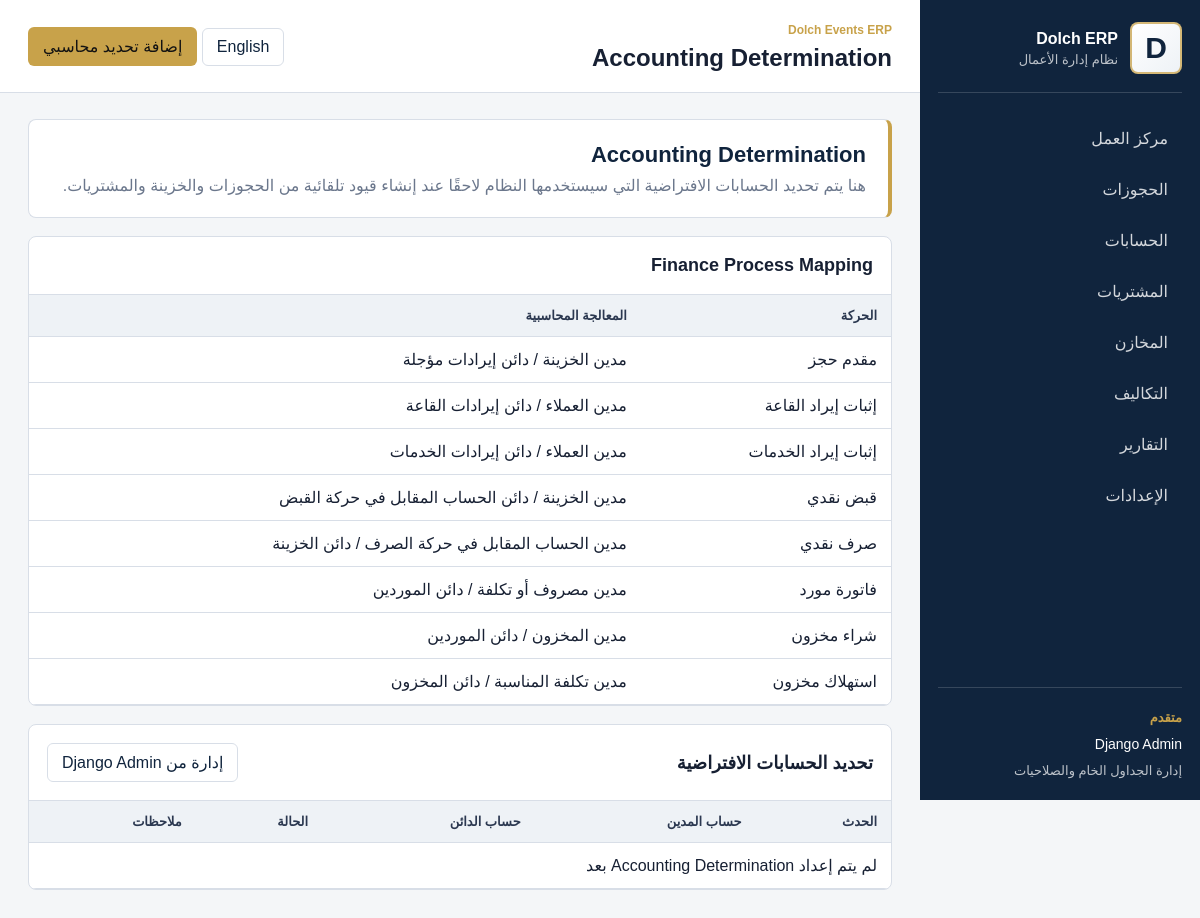
The app's page /accounting/determination/, older data.
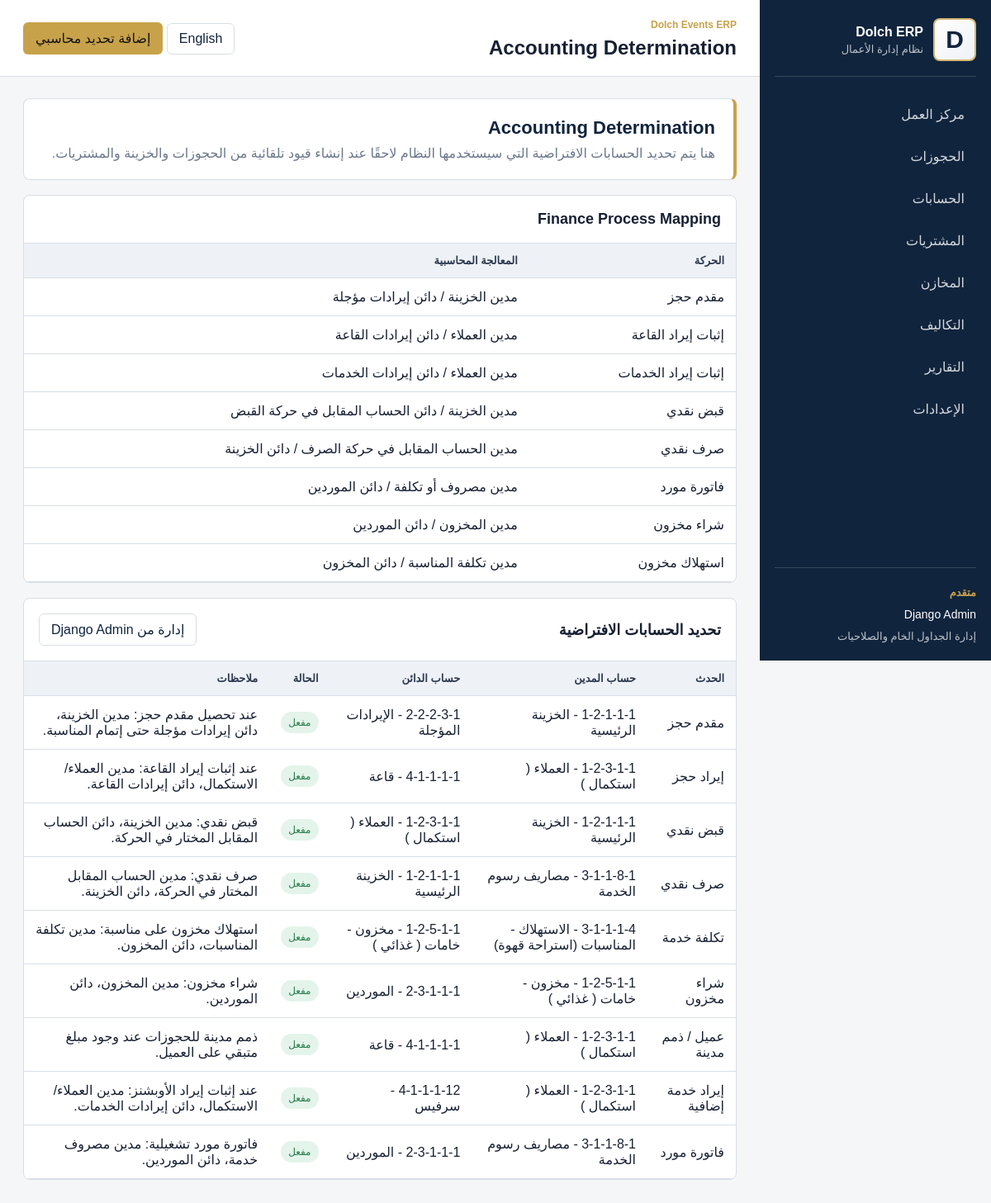
The same page, newer data.
### accounting/models.py (models this page shows, shortened)
class AccountingDetermination(models.Model):
    class EventType(models.TextChoices):
        BOOKING_DEPOSIT = "booking_deposit", "مقدم حجز"
        BOOKING_REVENUE = "booking_revenue", "إيراد حجز"
        SERVICE_REVENUE = "service_revenue", "إيراد خدمة إضافية"
        RECEIVABLE = "receivable", "عميل / ذمم مدينة"
        SUPPLIER_INVOICE = "supplier_invoice", "فاتورة مورد"
        CASH_IN = "cash_in", "قبض نقدي"
        CASH_OUT = "cash_out", "صرف نقدي"
        INVENTORY_PURCHASE = "inventory_purchase", "شراء مخزون"
        COST_OF_SERVICE = "cost_of_service", "تكلفة خدمة"
    event_type = models.CharField(
        max_length=40,
        choices=EventType.choices,
        unique=True,
        verbose_name="الحدث المحاسبي",
    )
    debit_account = models.ForeignKey(
        Account,
        on_delete=models.PROTECT,
        related_name="determination_debits",
        verbose_name="حساب المدين الافتراضي",
    )
    credit_account = models.ForeignKey(
        Account,
        on_delete=models.PROTECT,
        related_name="determination_credits",
        verbose_name="حساب الدائن الافتراضي",
    )
    is_active = models.BooleanField(default=True, verbose_name="مفعل")
    notes = models.TextField(blank=True, verbose_name="ملاحظات")
    class Meta:
        verbose_name = "تحديد محاسبي"
        verbose_name_plural = "Accounting Determination"
        ordering = ["event_type"]

class Account(models.Model):
    class AccountType(models.TextChoices):
        ASSET = "asset", "أصول"
        LIABILITY = "liability", "التزامات"
        EQUITY = "equity", "حقوق ملكية"
        REVENUE = "revenue", "إيرادات"
        EXPENSE = "expense", "مصروفات وتكاليف"
        OTHER = "other", "أخرى"
    code = models.CharField(max_length=30, unique=True, verbose_name="كود الحساب")
    name_ar = models.CharField(max_length=180, verbose_name="اسم الحساب عربي")
    name_en = models.CharField(max_length=180, blank=True, verbose_name="اسم الحساب إنجليزي")
    main_account_ar = models.CharField(max_length=180, blank=True, verbose_name="الحساب الرئيسي عربي")
    main_account_en = models.CharField(max_length=180, blank=True, verbose_name="الحساب الرئيسي إنجليزي")
    account_type = models.CharField(
        max_length=20,
        choices=AccountType.choices,
        default=AccountType.OTHER,
        verbose_name="نوع الحساب",
    )
    parent = models.ForeignKey(
        "self",
        on_delete=models.SET_NULL,
        null=True,
        blank=True,
        related_name="children",
        verbose_name="الحساب الأب",
    )
    is_active = models.BooleanField(default=True, verbose_name="مفعل")
    created_at = models.DateTimeField(auto_now_add=True, verbose_name="تاريخ الإضافة")
    class Meta:
        verbose_name = "حساب"
        verbose_name_plural = "شجرة الحسابات"
        ordering = ["code"]
    def __str__(self):
        return f"{self.code} - {self.name_ar}"

### accounting/views.py (the view)
# urls.py: path("determination/", views.accounting_determination_list, name="accounting_determination_list"),
def accounting_determination_list(request):
    determinations = AccountingDetermination.objects.select_related("debit_account", "credit_account").all()
    process_notes = [
        ("مقدم حجز", "مدين الخزينة / دائن إيرادات مؤجلة"),
        ("إثبات إيراد القاعة", "مدين العملاء / دائن إيرادات القاعة"),
        ("إثبات إيراد الخدمات", "مدين العملاء / دائن إيرادات الخدمات"),
        ("قبض نقدي", "مدين الخزينة / دائن الحساب المقابل في حركة القبض"),
        ("صرف نقدي", "مدين الحساب المقابل في حركة الصرف / دائن الخزينة"),
        ("فاتورة مورد", "مدين مصروف أو تكلفة / دائن الموردين"),
        ("شراء مخزون", "مدين المخزون / دائن الموردين"),
        ("استهلاك مخزون", "مدين تكلفة المناسبة / دائن المخزون"),
    ]
    return render(
        request,
        "accounting/accounting_determination_list.html",
        {
            "page_title": "Accounting Determination",
            "determinations": determinations,
            "process_notes": process_notes,
        },
    )

### templates/accounting/accounting_determination_list.html (shortened to what this page needs)
{% extends "base.html" %}
{% block topbar_actions %}
<a class="btn gold" href="/admin/accounting/accountingdetermination/add/">إضافة تحديد محاسبي</a>
{% endblock %}
{% block content %}
<section class="module-hero">
    <div>
        <h2>Accounting Determination</h2>
        <p>هنا يتم تحديد الحسابات الافتراضية التي سيستخدمها النظام لاحقًا عند إنشاء قيود تلقائية من الحجوزات والخزينة والمشتريات.</p>
    </div>
</section>
<div class="panel" style="margin-bottom: 18px;">
    <div class="panel-header">
        <h2>Finance Process Mapping</h2>
    </div>
    <div class="table-scroll">
        <table class="data-table">
            <thead>
                <tr>
                    <th>الحركة</th>
                    <th>المعالجة المحاسبية</th>
                </tr>
            </thead>
            <tbody>
                {% for process, note in process_notes %}
                <tr>
                    <td>{{ process }}</td>
                    <td>{{ note }}</td>
                </tr>
                {% endfor %}
            </tbody>
        </table>
    </div>
</div>
<div class="panel">
    <div class="panel-header">
        <h2>تحديد الحسابات الافتراضية</h2>
        <a class="btn secondary" href="/admin/accounting/accountingdetermination/">إدارة من Django Admin</a>
    </div>
    <div class="table-scroll">
        <table class="data-table">
            <thead>
                <tr>
                    <th>الحدث</th>
                    <th>حساب المدين</th>
                    <th>حساب الدائن</th>
                    <th>الحالة</th>
                    <th>ملاحظات</th>
                </tr>
            </thead>
            <tbody>
                {% for item in determinations %}
                <tr>
                    <td>{{ item.get_event_type_display }}</td>
                    <td>{{ item.debit_account }}</td>
                    <td>{{ item.credit_account }}</td>
                    <td>{% if item.is_active %}<span class="badge confirmed">مفعل</span>{% else %}<span class="badge cancelled">متوقف</span>{% endif %}</td>
                    <td>{{ item.notes|default:"-" }}</td>
                </tr>
                {% empty %}
                <tr>
                    <td colspan="5">لم يتم إعداد Accounting Determination بعد</td>
                </tr>
                {% endfor %}
            </tbody>
        </table>
    </div>
</div>
{% endblock %}

### templates/base.html (shortened to what this page needs)
{% load static %}
<!DOCTYPE html>
<html lang="{% if request.session.ui_lang == 'en' %}en{% else %}ar{% endif %}" dir="{% if request.session.ui_lang == 'en' %}ltr{% else %}rtl{% endif %}">
<head>
    <link rel="stylesheet" href="{% static 'css/erp.css' %}">
</head>
<body>
    <div class="app-shell">
        <aside class="sidebar">
            <div class="brand">
                <div class="brand-mark" aria-hidden="true">D</div>
                <div>
                    <strong>Dolch ERP</strong>
                    <span>{% if request.session.ui_lang == 'en' %}Business Management System{% else %}نظام إدارة الأعمال{% endif %}</span>
                </div>
            </div>
            <nav class="nav-menu" aria-label="القائمة الرئيسية">
                <a href="{% url 'module_hub' %}" class="nav-link">{% if request.session.ui_lang == 'en' %}Work Center{% else %}مركز العمل{% endif %}</a>
                <a href="{% url 'bookings_workspace' %}" class="nav-link">{% if request.session.ui_lang == 'en' %}Bookings{% else %}الحجوزات{% endif %}</a>
                <a href="{% url 'accounting_module' %}" class="nav-link">{% if request.session.ui_lang == 'en' %}Accounting{% else %}الحسابات{% endif %}</a>
                <a href="{% url 'purchases_module' %}" class="nav-link">{% if request.session.ui_lang == 'en' %}Purchasing{% else %}المشتريات{% endif %}</a>
                <a href="{% url 'inventory_module' %}" class="nav-link">{% if request.session.ui_lang == 'en' %}Inventory{% else %}المخازن{% endif %}</a>
                <a href="{% url 'costing_module' %}" class="nav-link">{% if request.session.ui_lang == 'en' %}Costing{% else %}التكاليف{% endif %}</a>
                <a href="{% url 'reports_module' %}" class="nav-link">{% if request.session.ui_lang == 'en' %}Reports{% else %}التقارير{% endif %}</a>
                <a href="{% url 'configuration_module' %}" class="nav-link">{% if request.session.ui_lang == 'en' %}Configuration{% else %}الإعدادات{% endif %}</a>
            </nav>
            <div class="sidebar-section">
                <span class="section-title">{% if request.session.ui_lang == 'en' %}Advanced{% else %}متقدم{% endif %}</span>
                <a href="/admin/">Django Admin</a>
                <span>{% if request.session.ui_lang == 'en' %}Raw tables and permissions{% else %}إدارة الجداول الخام والصلاحيات{% endif %}</span>
            </div>
        </aside>
        <main class="main-panel">
            <header class="topbar">
                <div>
                    <span class="eyebrow">Dolch Events ERP</span>
                    <h1>{% block page_heading %}{{ page_title|default:"Work Center" }}{% endblock %}</h1>
                </div>
                <div class="topbar-actions">
                    {% if request.session.ui_lang == 'en' %}
                    <a class="btn secondary" href="{% url 'switch_language' 'ar' %}">عربي</a>
                    {% else %}
                    <a class="btn secondary" href="{% url 'switch_language' 'en' %}">English</a>
                    {% endif %}
                    {% block topbar_actions %}{% endblock %}
                </div>
            </header>
            <section class="content-area">
                {% block content %}{% endblock %}
            </section>
        </main>
    </div>
</body>
</html>

### static/css/erp.css (style rules this page uses)
:root { --navy: #10243d; --navy-2: #173452; --gold: #c8a24a; --bg: #f4f6f8; --surface: #ffffff; --line: #d8dee7; --text: #172033; --muted: #6b778c; --success: #247a4b; --danger: #b42318; --warning: #b7791f; }
* { box-sizing: border-box; }
body { margin: 0; min-height: 100vh; background: var(--bg); color: var(--text); font-family: Arial, "Tahoma", sans-serif; direction: rtl; }
a { color: inherit; }
.app-shell { display: grid; grid-template-columns: 280px 1fr; min-height: 100vh; }
.sidebar { position: sticky; top: 0; height: 100vh; background: var(--navy); color: #fff; padding: 22px 18px; display: flex; flex-direction: column; gap: 24px; }
.brand { display: flex; align-items: center; gap: 12px; padding-bottom: 18px; border-bottom: 1px solid rgba(255, 255, 255, 0.16); }
.brand-mark { width: 52px; height: 52px; flex: 0 0 52px; display: grid; place-items: center; border-radius: 8px; background: linear-gradient(135deg, #ffffff 0%, #eef2f6 100%); color: var(--navy); border: 2px solid rgba(200, 162, 74, 0.75); font-size: 30px; line-height: 1; font-weight: 900; }
.brand strong, .brand span { display: block; }
.brand span, .sidebar-section span { color: rgba(255, 255, 255, 0.72); font-size: 13px; margin-top: 4px; }
.nav-menu { display: grid; gap: 8px; }
.nav-link { text-decoration: none; padding: 12px 14px; border-radius: 6px; background: transparent; color: rgba(255, 255, 255, 0.82); }
.sidebar-section { margin-top: auto; display: grid; gap: 7px; border-top: 1px solid rgba(255, 255, 255, 0.16); padding-top: 18px; }
.sidebar-section a { color: #fff; text-decoration: none; font-size: 14px; }
.sidebar-section .section-title { color: var(--gold); font-weight: 700; margin-bottom: 4px; }
.main-panel { min-width: 0; }
.topbar { min-height: 92px; background: var(--surface); border-bottom: 1px solid var(--line); display: flex; align-items: center; justify-content: space-between; gap: 18px; padding: 20px 28px; }
.eyebrow { color: var(--gold); font-size: 12px; font-weight: 700; }
.topbar h1 { margin: 6px 0 0; font-size: 24px; letter-spacing: 0; }
.content-area { padding: 26px 28px 40px; }
.stat-card, .panel { background: var(--surface); border: 1px solid var(--line); border-radius: 8px; }
.panel { overflow: hidden; }
.panel-header { display: flex; align-items: center; justify-content: space-between; gap: 14px; padding: 18px; border-bottom: 1px solid var(--line); }
.panel-header h2 { margin: 0; font-size: 18px; }
.data-table { width: 100%; border-collapse: collapse; }
.data-table th, .data-table td { padding: 13px 14px; text-align: right; border-bottom: 1px solid var(--line); vertical-align: middle; }
.data-table th { background: #eef2f6; color: #2b3850; font-size: 13px; }
.btn, button { display: inline-flex; align-items: center; justify-content: center; min-height: 38px; padding: 9px 14px; border: 1px solid transparent; border-radius: 6px; background: var(--navy); color: #fff; text-decoration: none; cursor: pointer; font: inherit; white-space: nowrap; }
.btn.secondary { background: #fff; color: var(--navy); border-color: var(--line); }
.btn.gold { background: var(--gold); color: #121212; }
.badge { display: inline-flex; align-items: center; min-height: 26px; padding: 4px 9px; border-radius: 999px; font-size: 12px; background: #e8edf4; color: #344054; }
.badge.confirmed, .status-confirmed { background: #e4f4ea; color: var(--success); }
.module-hero { background: var(--surface); border: 1px solid var(--line); border-right: 4px solid var(--gold); border-radius: 8px; padding: 22px; margin-bottom: 18px; }
.module-hero h2 { margin: 0 0 8px; font-size: 22px; color: var(--navy); }
.module-hero p { margin: 0; color: var(--muted); }

Row changes from the older to the newer data that the page shows:
added AccountingDetermination: event_type "مقدم حجز", debit_account "1-2-1-1-1 - الخزينة الرئيسية", credit_account "2-2-2-3-1 - الإيرادات المؤجلة", is_active "مفعل", notes "عند تحصيل مقدم حجز: مدين الخزينة، دائن إيرادات مؤجلة حتى إتمام المناسبة."
added AccountingDetermination: event_type "إيراد حجز", debit_account "1-2-3-1-1 - العملاء ( استكمال )", credit_account "4-1-1-1-1 - قاعة", is_active "مفعل", notes "عند إثبات إيراد القاعة: مدين العملاء/الاستكمال، دائن إيرادات القاعة."
added AccountingDetermination: event_type "قبض نقدي", debit_account "1-2-1-1-1 - الخزينة الرئيسية", credit_account "1-2-3-1-1 - العملاء ( استكمال )", is_active "مفعل", notes "قبض نقدي: مدين الخزينة، دائن الحساب المقابل المختار في الحركة."
added AccountingDetermination: event_type "صرف نقدي", debit_account "3-1-1-8-1 - مصاريف رسوم الخدمة", credit_account "1-2-1-1-1 - الخزينة الرئيسية", is_active "مفعل", notes "صرف نقدي: مدين الحساب المقابل المختار في الحركة، دائن الخزينة."
added AccountingDetermination: event_type "تكلفة خدمة", debit_account "3-1-1-1-4 - الاستهلاك - المناسبات (استراحة قهوة)", credit_account "1-2-5-1-1 - مخزون - خامات ( غذائي )", is_active "مفعل", notes "استهلاك مخزون على مناسبة: مدين تكلفة المناسبات، دائن المخزون."
added AccountingDetermination: event_type "شراء مخزون", debit_account "1-2-5-1-1 - مخزون - خامات ( غذائي )", credit_account "2-3-1-1-1 - الموردين", is_active "مفعل", notes "شراء مخزون: مدين المخزون، دائن الموردين."
added AccountingDetermination: event_type "عميل / ذمم مدينة", debit_account "1-2-3-1-1 - العملاء ( استكمال )", credit_account "4-1-1-1-1 - قاعة", is_active "مفعل", notes "ذمم مدينة للحجوزات عند وجود مبلغ متبقي على العميل."
added AccountingDetermination: event_type "إيراد خدمة إضافية", debit_account "1-2-3-1-1 - العملاء ( استكمال )", credit_account "4-1-1-1-12 - سرفيس", is_active "مفعل", notes "عند إثبات إيراد الأوبشنز: مدين العملاء/الاستكمال، دائن إيرادات الخدمات."
added AccountingDetermination: event_type "فاتورة مورد", debit_account "3-1-1-8-1 - مصاريف رسوم الخدمة", credit_account "2-3-1-1-1 - الموردين", is_active "مفعل", notes "فاتورة مورد تشغيلية: مدين مصروف خدمة، دائن الموردين."
Text that changed along with them:
text no longer shown: "لم يتم إعداد Accounting Determination بعد"
